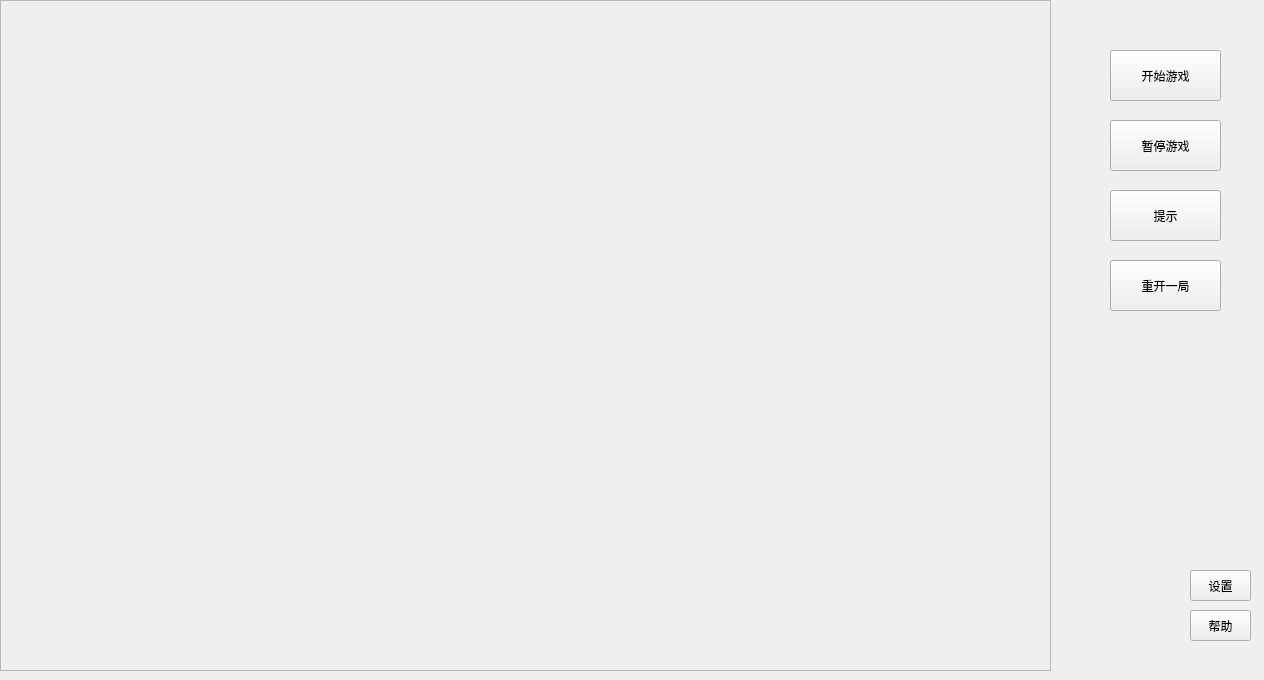
<?xml version="1.0" encoding="UTF-8"?>
<ui version="4.0">
 <class>MainWindow</class>
 <widget class="QMainWindow" name="MainWindow">
  <property name="geometry">
   <rect>
    <x>0</x>
    <y>0</y>
    <width>1264</width>
    <height>680</height>
   </rect>
  </property>
  <property name="cursor">
   <cursorShape>PointingHandCursor</cursorShape>
  </property>
  <property name="windowTitle">
   <string>欢乐连连看</string>
  </property>
  <property name="autoFillBackground">
   <bool>false</bool>
  </property>
  <property name="styleSheet">
   <string notr="true">background-image: url(:/new/prefix1/img/background.png);</string>
  </property>
  <property name="unifiedTitleAndToolBarOnMac">
   <bool>false</bool>
  </property>
  <widget class="QWidget" name="centralWidget">
   <widget class="QPushButton" name="stop_game_button">
    <property name="geometry">
     <rect>
      <x>1110</x>
      <y>120</y>
      <width>111</width>
      <height>51</height>
     </rect>
    </property>
    <property name="styleSheet">
     <string notr="true">background-image:url(:/new/prefix1/img/white.png)</string>
    </property>
    <property name="text">
     <string>暂停游戏</string>
    </property>
   </widget>
   <widget class="QPushButton" name="message_button">
    <property name="geometry">
     <rect>
      <x>1110</x>
      <y>190</y>
      <width>111</width>
      <height>51</height>
     </rect>
    </property>
    <property name="styleSheet">
     <string notr="true">background-image:url(:/new/prefix1/img/white.png)</string>
    </property>
    <property name="text">
     <string>提示</string>
    </property>
   </widget>
   <widget class="QPushButton" name="restart_game_button">
    <property name="geometry">
     <rect>
      <x>1110</x>
      <y>260</y>
      <width>111</width>
      <height>51</height>
     </rect>
    </property>
    <property name="styleSheet">
     <string notr="true">background-image:url(:/new/prefix1/img/white.png)</string>
    </property>
    <property name="text">
     <string>重开一局</string>
    </property>
   </widget>
   <widget class="QPushButton" name="start_game_button">
    <property name="geometry">
     <rect>
      <x>1110</x>
      <y>50</y>
      <width>111</width>
      <height>51</height>
     </rect>
    </property>
    <property name="layoutDirection">
     <enum>Qt::LeftToRight</enum>
    </property>
    <property name="autoFillBackground">
     <bool>false</bool>
    </property>
    <property name="styleSheet">
     <string notr="true">background-image:url(:/new/prefix1/img/white.png)</string>
    </property>
    <property name="text">
     <string>开始游戏</string>
    </property>
    <property name="default">
     <bool>false</bool>
    </property>
    <property name="flat">
     <bool>false</bool>
    </property>
   </widget>
   <widget class="QPushButton" name="setting">
    <property name="geometry">
     <rect>
      <x>1190</x>
      <y>570</y>
      <width>61</width>
      <height>31</height>
     </rect>
    </property>
    <property name="layoutDirection">
     <enum>Qt::LeftToRight</enum>
    </property>
    <property name="autoFillBackground">
     <bool>false</bool>
    </property>
    <property name="styleSheet">
     <string notr="true">background-image:url(:/new/prefix1/img/white.png)</string>
    </property>
    <property name="text">
     <string>设置</string>
    </property>
    <property name="default">
     <bool>false</bool>
    </property>
    <property name="flat">
     <bool>false</bool>
    </property>
   </widget>
   <widget class="QPushButton" name="help">
    <property name="geometry">
     <rect>
      <x>1190</x>
      <y>610</y>
      <width>61</width>
      <height>31</height>
     </rect>
    </property>
    <property name="layoutDirection">
     <enum>Qt::LeftToRight</enum>
    </property>
    <property name="autoFillBackground">
     <bool>false</bool>
    </property>
    <property name="styleSheet">
     <string notr="true">background-image:url(:/new/prefix1/img/white.png)</string>
    </property>
    <property name="text">
     <string>帮助</string>
    </property>
    <property name="default">
     <bool>false</bool>
    </property>
    <property name="flat">
     <bool>false</bool>
    </property>
   </widget>
   <widget class="QFrame" name="show_box">
    <property name="geometry">
     <rect>
      <x>0</x>
      <y>0</y>
      <width>1051</width>
      <height>671</height>
     </rect>
    </property>
    <property name="frameShape">
     <enum>QFrame::StyledPanel</enum>
    </property>
    <property name="frameShadow">
     <enum>QFrame::Raised</enum>
    </property>
   </widget>
  </widget>
 </widget>
 <layoutdefault spacing="6" margin="11"/>
 <resources/>
 <connections/>
</ui>
